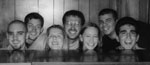
%> input picture SVM/Sliding Detector/im1.jpg, 150 x 65 px
$ octave test_detector.m   (GNU Octave 9; MATLAB toolbox functions it lacks are replaced by stand-ins)
%> lines starting %> are read from the running program, lines starting %| are printed output that depends on the picture
### SVM/Sliding Detector/sliding_window_fullImage.m
% Improved Sliding Window Detector Script

function [finalDetections, allScores] = sliding_window_fullImage(image, svmModel)
    % Convert image to grayscale if needed
    if size(image, 3) == 3
        grayImage = rgb2gray(image);
    else
        grayImage = image;
    end

    % Define improved parameters
    windowSize = [27, 18];  % Base window size
    scales = linspace(1.2, 0.8, 8);

    % Adaptive step size based on window size
    baseStepSize = 3;
    padding = 10;  % Padding around image edges

    % Initialize detections array [x, y, scale, score]
    detections = [];
    allScores = [];  % Store all scores for visualization

    % Add padding to image
    paddedImage = padarray(grayImage, [padding padding], 'replicate');

    fprintf('Running sliding window detector with %d scales...\n', length(scales));

    % Loop through each scale
    for scaleIdx = 1:length(scales)
        scale = scales(scaleIdx);
        fprintf('Processing scale %.2f (%d/%d)\n', scale, scaleIdx, length(scales));

        % Resize image at current scale
        resizedImage = imresize(paddedImage, scale);
        [resizedHeight, resizedWidth] = size(resizedImage);

        % Adaptive step size based on current scale
        currentStepSize = max(1, round(baseStepSize * scale));

        % Loop through sliding windows
        for y = 1:currentStepSize:(resizedHeight - windowSize(1))
            for x = 1:currentStepSize:(resizedWidth - windowSize(2))
                % Extract window region
                window = resizedImage(y:y+windowSize(1)-1, x:x+windowSize(2)-1);

                % Skip if window size is incorrect
                if ~isequal(size(window), windowSize([1 2]))
                    continue;
                end

                % Convert window to feature vector format (raw pixels)
                features = double(reshape(window, 1, 486));  % 27*18 = 486 features

                % Get prediction and score from SVM
                [prediction, score] = predict(svmModel, features);

                % Store detection if face is detected with high confidence
                confidenceThreshold = 0.45;
                if prediction == 1 && score(2) > confidenceThreshold
                    % Adjust coordinates to account for padding and scale
                    adjustedX = max(1, round((x - padding) / scale));
                    adjustedY = max(1, round((y - padding) / scale));

                    detections = [detections; adjustedX, adjustedY, scale, score(2)];
                    allScores = [allScores; score(2)];
                end
            end
        end
    end

    fprintf('Found %d initial detections\n', size(detections, 1));

    % Apply Non-Maximum Suppression with improved threshold
    if ~isempty(detections)
        overlapThreshold = 0.15;  % Increased NMS threshold
        finalDetections = applyNMS(detections, overlapThreshold, windowSize);
        fprintf('Reduced to %d detections after NMS\n', size(finalDetections, 1));
    else
        finalDetections = [];
        fprintf('No detections found\n');
    end
end

### SVM/Sliding Detector/test_detector.m
% Script to run and visualize the detector results
clear all;
close all;
clc;

% Load your trained SVM model
% save('trained_svm_model_fullImage_6040_withHE', 'svmModel') after running
% the SVM_fullImage_6040 script
load('trained_svm_model_fullImage_6040_withHE.mat', 'svmModel');

% Test images
testImages = {'im1.jpg', 'im2.jpg', 'im3.jpg', 'im4.jpg'};

% Create a figure for the grid layout of all images
figure('Name', 'All Detections Grid View');

% Store processed images and their detections for the grid view
gridImages = cell(1, 4);
gridDetections = cell(1, 4);

% Process each test image
for i = 1:length(testImages)
    % Load image
    image = imread(testImages{i});
%> image is the input picture: size 65x150 uint8; min 3, max 236, mean 89.4
    image = histeq(image);
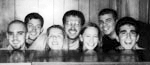
%> image: size 65x150 uint8; min 0, max 255, mean 126.3
    % Run detector
    [detections, scores] = sliding_window_fullImage(image, svmModel);
%> in sliding_window_fullImage, `paddedImage = padarray(grayImage, [padding padding], 'replicate');`:
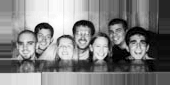
%> paddedImage: size 85x170 uint8; min 0, max 255, mean 128
%> the loop in sliding_window_fullImage, `for scaleIdx = 1:length(scales)` made 1 pass
%> pass 1, in sliding_window_fullImage, `resizedImage = imresize(paddedImage, scale);`:
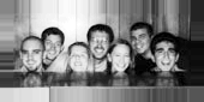
%> resizedImage: size 102x204 uint8; min 0, max 255, mean 128
%> the run ends on the next line
